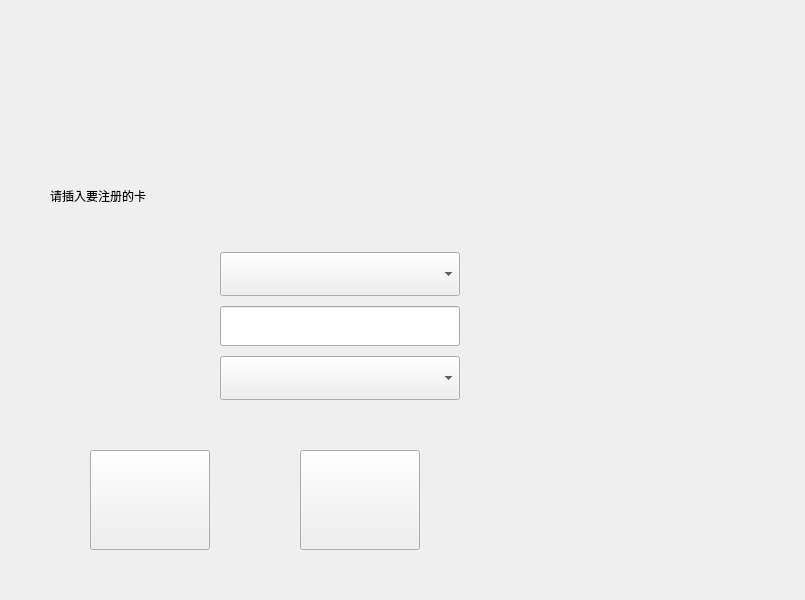
<?xml version="1.0" encoding="UTF-8"?>
<ui version="4.0">
 <class>registerPackage</class>
 <widget class="QWidget" name="registerPackage">
  <property name="geometry">
   <rect>
    <x>0</x>
    <y>0</y>
    <width>805</width>
    <height>600</height>
   </rect>
  </property>
  <property name="windowTitle">
   <string>Form</string>
  </property>
  <layout class="QHBoxLayout" name="horizontalLayout_5">
   <property name="leftMargin">
    <number>50</number>
   </property>
   <property name="topMargin">
    <number>150</number>
   </property>
   <property name="rightMargin">
    <number>50</number>
   </property>
   <property name="bottomMargin">
    <number>50</number>
   </property>
   <item>
    <layout class="QVBoxLayout" name="verticalLayout_2">
     <property name="spacing">
      <number>50</number>
     </property>
     <item>
      <layout class="QVBoxLayout" name="verticalLayout" stretch="1,1,1,1">
       <property name="spacing">
        <number>10</number>
       </property>
       <item>
        <layout class="QHBoxLayout" name="horizontalLayout_4">
         <item>
          <widget class="QLabel" name="label">
           <property name="minimumSize">
            <size>
             <width>300</width>
             <height>40</height>
            </size>
           </property>
           <property name="text">
            <string>请插入要注册的卡</string>
           </property>
          </widget>
         </item>
         <item>
          <spacer name="horizontalSpacer">
           <property name="orientation">
            <enum>Qt::Horizontal</enum>
           </property>
           <property name="sizeHint" stdset="0">
            <size>
             <width>40</width>
             <height>20</height>
            </size>
           </property>
          </spacer>
         </item>
        </layout>
       </item>
       <item>
        <layout class="QHBoxLayout" name="horizontalLayout">
         <property name="spacing">
          <number>10</number>
         </property>
         <item>
          <widget class="QLabel" name="typeLabel">
           <property name="minimumSize">
            <size>
             <width>150</width>
             <height>40</height>
            </size>
           </property>
           <property name="text">
            <string/>
           </property>
          </widget>
         </item>
         <item>
          <widget class="QComboBox" name="typeComboBox">
           <property name="minimumSize">
            <size>
             <width>240</width>
             <height>40</height>
            </size>
           </property>
           <property name="font">
            <font>
             <pointsize>24</pointsize>
            </font>
           </property>
          </widget>
         </item>
        </layout>
       </item>
       <item>
        <layout class="QHBoxLayout" name="horizontalLayout_3">
         <property name="spacing">
          <number>20</number>
         </property>
         <item>
          <widget class="QLabel" name="phoneLabel">
           <property name="minimumSize">
            <size>
             <width>150</width>
             <height>40</height>
            </size>
           </property>
           <property name="text">
            <string/>
           </property>
          </widget>
         </item>
         <item>
          <widget class="CKeyBoardLineEdit" name="phoneLineEdit">
           <property name="minimumSize">
            <size>
             <width>200</width>
             <height>40</height>
            </size>
           </property>
          </widget>
         </item>
        </layout>
       </item>
       <item>
        <layout class="QHBoxLayout" name="horizontalLayout_2">
         <property name="spacing">
          <number>20</number>
         </property>
         <item>
          <widget class="QLabel" name="companyNameLabel">
           <property name="minimumSize">
            <size>
             <width>150</width>
             <height>40</height>
            </size>
           </property>
           <property name="text">
            <string/>
           </property>
          </widget>
         </item>
         <item>
          <widget class="QComboBox" name="companyNameComboBox">
           <property name="minimumSize">
            <size>
             <width>240</width>
             <height>40</height>
            </size>
           </property>
           <property name="font">
            <font>
             <pointsize>24</pointsize>
            </font>
           </property>
          </widget>
         </item>
        </layout>
       </item>
      </layout>
     </item>
     <item>
      <layout class="QHBoxLayout" name="horizontalLayout_7">
       <item>
        <spacer name="horizontalSpacer_3">
         <property name="orientation">
          <enum>Qt::Horizontal</enum>
         </property>
         <property name="sizeHint" stdset="0">
          <size>
           <width>40</width>
           <height>20</height>
          </size>
         </property>
        </spacer>
       </item>
       <item>
        <widget class="QPushButton" name="okBtn">
         <property name="minimumSize">
          <size>
           <width>120</width>
           <height>100</height>
          </size>
         </property>
         <property name="text">
          <string/>
         </property>
        </widget>
       </item>
       <item>
        <spacer name="horizontalSpacer_4">
         <property name="orientation">
          <enum>Qt::Horizontal</enum>
         </property>
         <property name="sizeHint" stdset="0">
          <size>
           <width>40</width>
           <height>20</height>
          </size>
         </property>
        </spacer>
       </item>
       <item>
        <widget class="QPushButton" name="quitBtn">
         <property name="minimumSize">
          <size>
           <width>120</width>
           <height>100</height>
          </size>
         </property>
         <property name="text">
          <string/>
         </property>
        </widget>
       </item>
       <item>
        <spacer name="horizontalSpacer_5">
         <property name="orientation">
          <enum>Qt::Horizontal</enum>
         </property>
         <property name="sizeHint" stdset="0">
          <size>
           <width>40</width>
           <height>20</height>
          </size>
         </property>
        </spacer>
       </item>
      </layout>
     </item>
    </layout>
   </item>
   <item>
    <spacer name="horizontalSpacer_2">
     <property name="orientation">
      <enum>Qt::Horizontal</enum>
     </property>
     <property name="sizeHint" stdset="0">
      <size>
       <width>33</width>
       <height>20</height>
      </size>
     </property>
    </spacer>
   </item>
   <item>
    <widget class="QWidget" name="widget" native="true">
     <property name="minimumSize">
      <size>
       <width>277</width>
       <height>348</height>
      </size>
     </property>
     <property name="maximumSize">
      <size>
       <width>277</width>
       <height>348</height>
      </size>
     </property>
    </widget>
   </item>
  </layout>
 </widget>
 <customwidgets>
  <customwidget>
   <class>CKeyBoardLineEdit</class>
   <extends>QLineEdit</extends>
   <header>mylineedit.h</header>
  </customwidget>
 </customwidgets>
 <tabstops>
  <tabstop>typeComboBox</tabstop>
  <tabstop>okBtn</tabstop>
  <tabstop>quitBtn</tabstop>
 </tabstops>
 <resources/>
 <connections/>
</ui>
